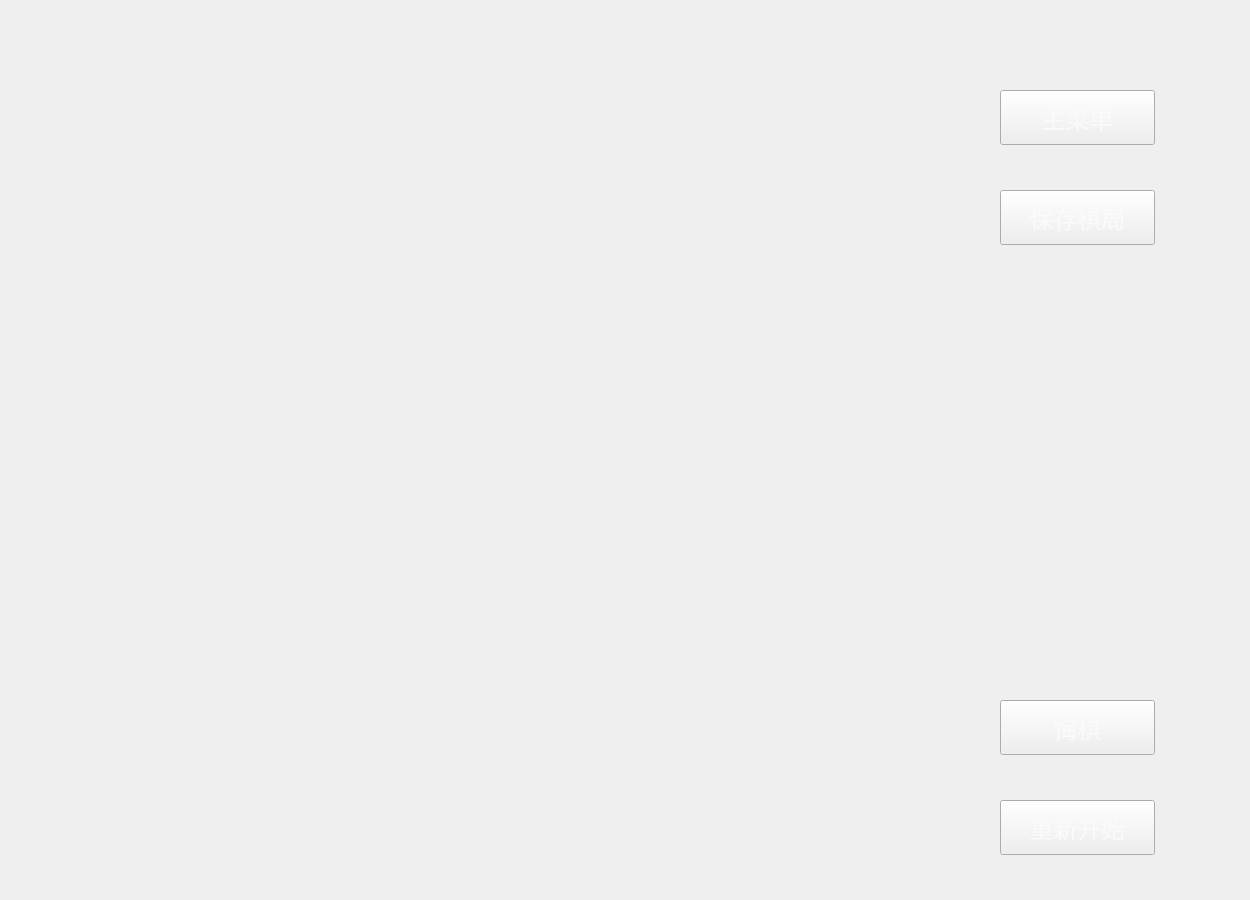
<?xml version="1.0" encoding="UTF-8"?>
<ui version="4.0">
 <class>GobangClass</class>
 <widget class="QWidget" name="GobangClass">
  <property name="geometry">
   <rect>
    <x>0</x>
    <y>0</y>
    <width>1250</width>
    <height>900</height>
   </rect>
  </property>
  <property name="windowTitle">
   <string>五子棋—本地人人对战</string>
  </property>
  <property name="windowIcon">
   <iconset resource="Gobang.qrc">
    <normaloff>:/Gobang/Image/Icon/图标.jpg</normaloff>:/Gobang/Image/Icon/图标.jpg</iconset>
  </property>
  <property name="styleSheet">
   <string notr="true"/>
  </property>
  <widget class="ChessBoard" name="checkerboard_label">
   <property name="geometry">
    <rect>
     <x>70</x>
     <y>30</y>
     <width>840</width>
     <height>840</height>
    </rect>
   </property>
   <property name="styleSheet">
    <string notr="true">background-image: url(:/Gobang/Image/Background/check.jpg);</string>
   </property>
   <property name="text">
    <string/>
   </property>
   <property name="alignment">
    <set>Qt::AlignCenter</set>
   </property>
  </widget>
  <widget class="QPushButton" name="undo_button">
   <property name="geometry">
    <rect>
     <x>1000</x>
     <y>700</y>
     <width>155</width>
     <height>55</height>
    </rect>
   </property>
   <property name="font">
    <font>
     <family>华文行楷</family>
     <pointsize>18</pointsize>
    </font>
   </property>
   <property name="cursor">
    <cursorShape>PointingHandCursor</cursorShape>
   </property>
   <property name="styleSheet">
    <string notr="true">background-image: url(:/Gobang/Image/Button/150.50.jpg);color: rgb(250, 250, 250);</string>
   </property>
   <property name="text">
    <string>悔棋</string>
   </property>
  </widget>
  <widget class="QPushButton" name="restart_button">
   <property name="geometry">
    <rect>
     <x>1000</x>
     <y>800</y>
     <width>155</width>
     <height>55</height>
    </rect>
   </property>
   <property name="font">
    <font>
     <family>华文行楷</family>
     <pointsize>18</pointsize>
    </font>
   </property>
   <property name="cursor">
    <cursorShape>PointingHandCursor</cursorShape>
   </property>
   <property name="styleSheet">
    <string notr="true">background-image: url(:/Gobang/Image/Button/150.50.jpg);color: rgb(250, 250, 250);</string>
   </property>
   <property name="text">
    <string>重新开始</string>
   </property>
  </widget>
  <widget class="QPushButton" name="mainMenu_button">
   <property name="geometry">
    <rect>
     <x>1000</x>
     <y>90</y>
     <width>155</width>
     <height>55</height>
    </rect>
   </property>
   <property name="font">
    <font>
     <family>华文行楷</family>
     <pointsize>18</pointsize>
    </font>
   </property>
   <property name="cursor">
    <cursorShape>PointingHandCursor</cursorShape>
   </property>
   <property name="styleSheet">
    <string notr="true">color: rgb(250, 250, 250);
background-image: url(:/Gobang/Image/Button/150.50.jpg);</string>
   </property>
   <property name="text">
    <string>主菜单</string>
   </property>
  </widget>
  <widget class="QLabel" name="background_label">
   <property name="geometry">
    <rect>
     <x>0</x>
     <y>0</y>
     <width>1250</width>
     <height>900</height>
    </rect>
   </property>
   <property name="styleSheet">
    <string notr="true">
background-image: url(:/Gobang/Image/Background/Gme1.jpg);</string>
   </property>
   <property name="text">
    <string/>
   </property>
  </widget>
  <widget class="QPushButton" name="save_button">
   <property name="geometry">
    <rect>
     <x>1000</x>
     <y>190</y>
     <width>155</width>
     <height>55</height>
    </rect>
   </property>
   <property name="font">
    <font>
     <family>华文行楷</family>
     <pointsize>18</pointsize>
    </font>
   </property>
   <property name="cursor">
    <cursorShape>PointingHandCursor</cursorShape>
   </property>
   <property name="styleSheet">
    <string notr="true">background-image: url(:/Gobang/Image/Button/150.50.jpg);
color: rgb(250, 250, 250);</string>
   </property>
   <property name="text">
    <string>保存棋局</string>
   </property>
  </widget>
  <zorder>background_label</zorder>
  <zorder>checkerboard_label</zorder>
  <zorder>undo_button</zorder>
  <zorder>restart_button</zorder>
  <zorder>mainMenu_button</zorder>
  <zorder>save_button</zorder>
 </widget>
 <layoutdefault spacing="6" margin="11"/>
 <customwidgets>
  <customwidget>
   <class>ChessBoard</class>
   <extends>QLabel</extends>
   <header location="global">chessboard.h</header>
  </customwidget>
 </customwidgets>
 <resources>
  <include location="Gobang.qrc"/>
 </resources>
 <connections/>
</ui>
